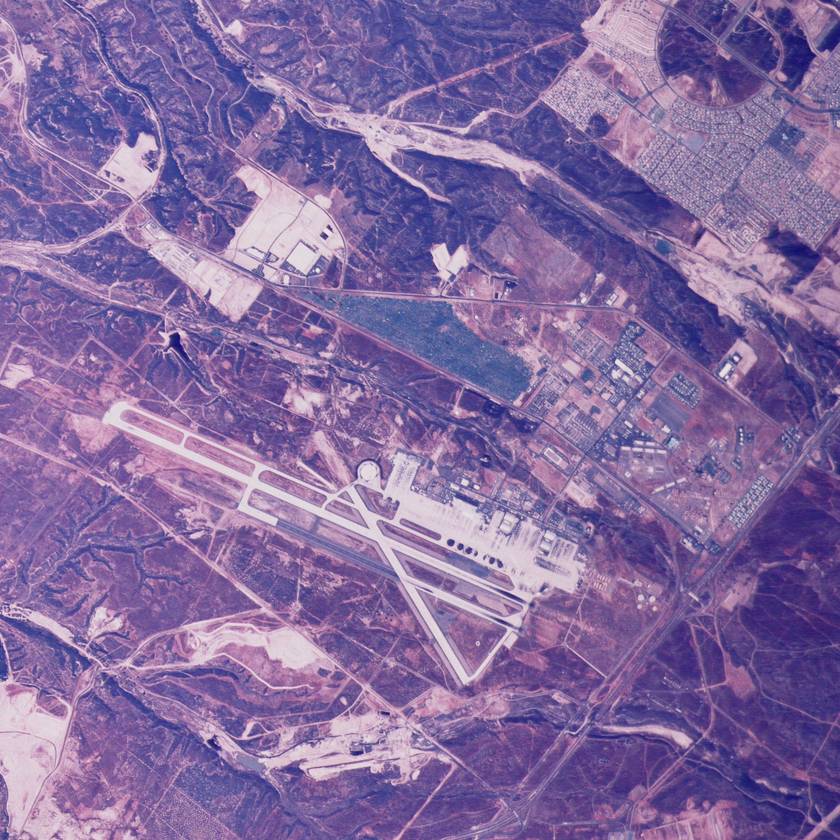
#> input picture data/aerials/2.2.05.tiff, 840 x 840 px, shrunk from 1024 x 1024 before the run
$ python 03_imgprog.py
#> lines starting #> are read from the running program, lines starting #| are printed output that depends on the picture
"""
Subplots with image histograms
"""
import matplotlib
matplotlib.use('Qt5Agg')

from os.path import dirname, realpath, join

import numpy as np
import matplotlib.pyplot as plt
import matplotlib.image as mpimg

img1 = mpimg.imread(join(dirname(dirname(realpath(__file__))), "data", "aerials", "2.2.05.tiff"))
#> img1 is the input picture: shape (840, 840, 3); mean R, G, B 131.9, 107.5, 159.7
r = img1[:, :, 0]
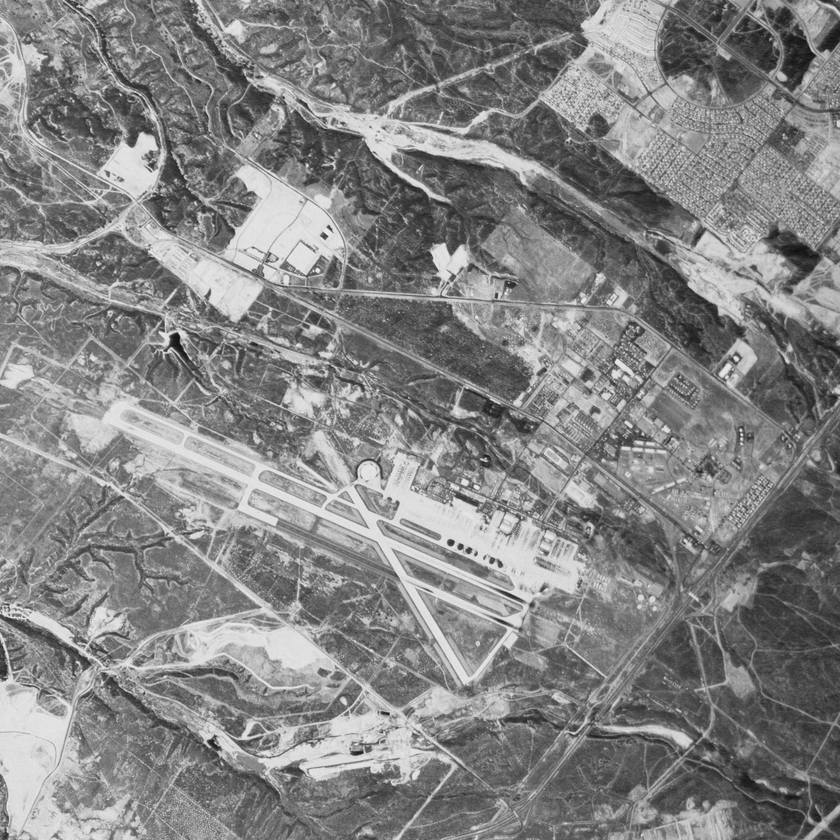
#> r: shape (840, 840); min 12, max 241, mean 131.9
g = img1[:, :, 1]
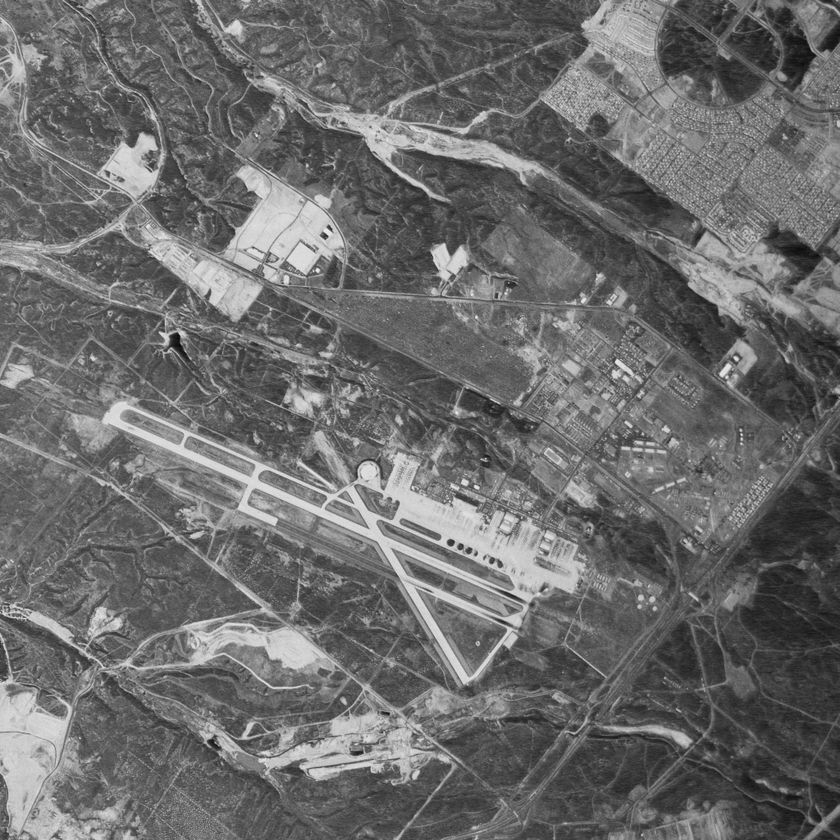
#> g: shape (840, 840); min 10, max 236, mean 107.5
b = img1[:, :, 2]
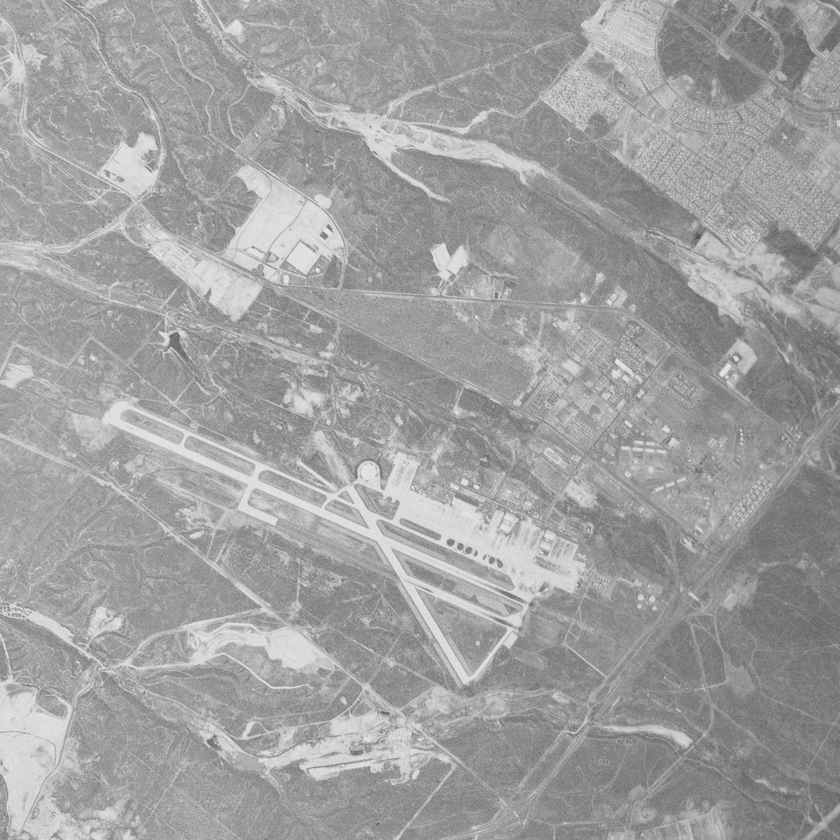
#> b: shape (840, 840); min 71, max 235, mean 159.7

_, axs = plt.subplots(3, 2, constrained_layout=False)
plt.axis("off")
plt.subplots_adjust(hspace=0.5, wspace=0.5)

axs[0, 0].imshow(img1)
axs[0, 0].set_title('image 1')

#
# histograms for channels
#
hist, bins = np.histogram(
    r.ravel(),  # channel is a 2D numpy array, flattened
    bins=256, range=(0, 256))
#> hist = 256 values, max 6211 at index 108, min 0 at index 0, mean 2756.2; bins = 257 values from 0 to 256
axs[0, 1].set_title("RED histogram")
axs[0, 1].bar(bins[:-1], hist)

hist, bins = np.histogram(
    g.ravel(),
    bins=256, range=(0, 256))
#> hist = 256 values, max 9242 at index 86, min 0 at index 0, mean 2756.2
axs[1, 1].set_title("GREEN histogram")
axs[1, 1].bar(bins[:-1], hist)

hist, bins = np.histogram(
    b.ravel(),
    bins=256, range=(0, 256))
#> hist = 256 values, max 14190 at index 153, min 0 at index 0, mean 2756.2
axs[2, 1].set_title("BLUE histogram")
axs[2, 1].bar(bins[:-1], hist)

plt.show()
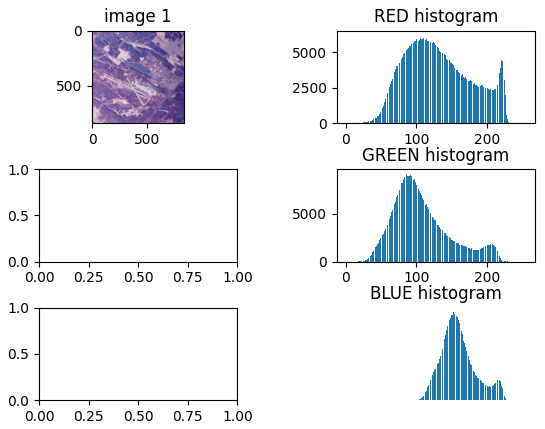
#> figure drawn by matplotlib, 4 panels; panel 2: tallest bar 6211 high, from x = 107.6 to 108.4; panel 3: tallest bar 9242 high, from x = 85.6 to 86.4

$ run again, with data/aerials/2.1.01.tiff copied over data/aerials/2.2.05.tiff
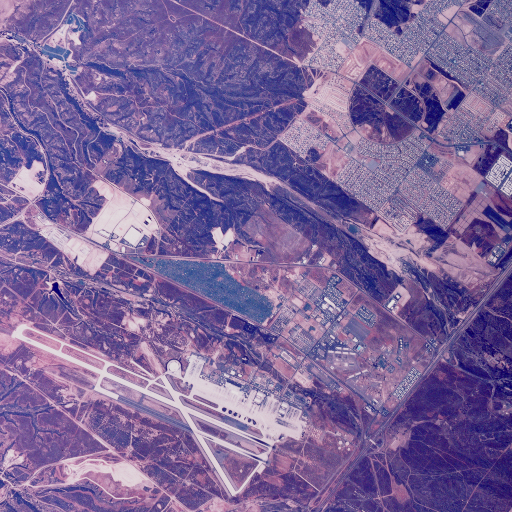
#> input picture data/aerials/2.1.01.tiff, 512 x 512 px
#> img1 is the input picture: shape (512, 512, 3); mean R, G, B 125.8, 102.8, 153.9
#> `b = img1[:, :, 2]`:
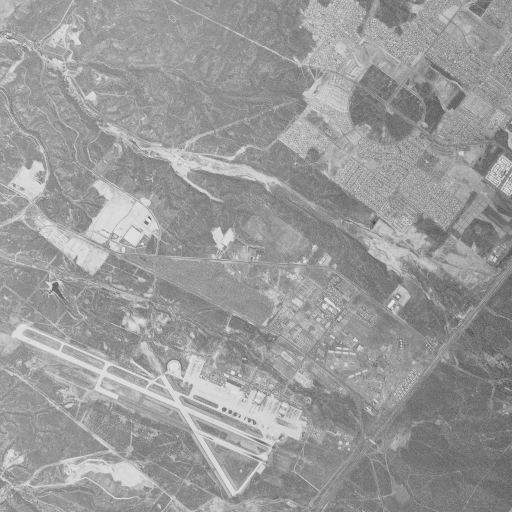
#> b: shape (512, 512); min 59, max 227, mean 153.9
#> `hist, bins = np.histogram( r.ravel(),`: hist = 256 values, max 2347 at index 111, min 0 at index 0, mean 1024; bins = 257 values from 0 to 256
#> `hist, bins = np.histogram( g.ravel(), bins=256, range=(0, 256))`: hist = 256 values, max 3098 at index 87, min 0 at index 229, mean 1024
#> `hist, bins = np.histogram( b.ravel(), bins=256, range=(0, 256))`: hist = 256 values, max 5408 at index 149, min 0 at index 0, mean 1024
#> `plt.show()`:
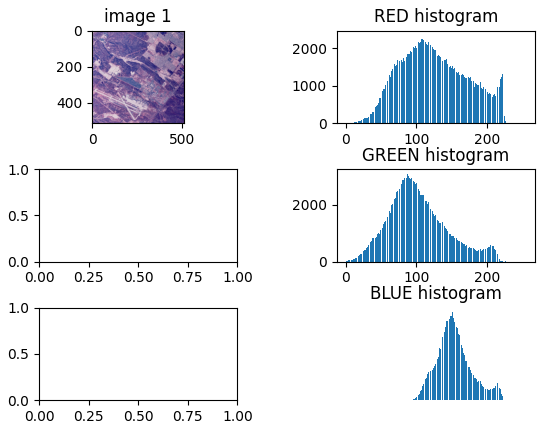
#> figure drawn by matplotlib, 4 panels; panel 2: tallest bar 2347 high, from x = 110.6 to 111.4; panel 3: tallest bar 3098 high, from x = 86.6 to 87.4

$ run again, with data/aerials/2.1.03.tiff copied over data/aerials/2.2.05.tiff
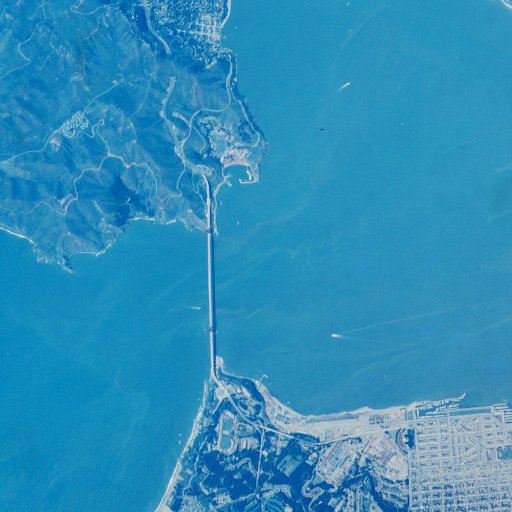
#> input picture data/aerials/2.1.03.tiff, 512 x 512 px
#> img1 is the input picture: shape (512, 512, 3); mean R, G, B 45.2, 142.2, 185.2
#> `b = img1[:, :, 2]`:
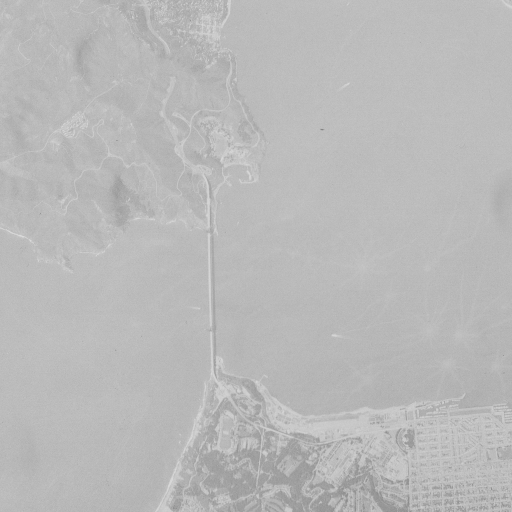
#> b: shape (512, 512); min 132, max 219, mean 185.2
#> `hist, bins = np.histogram( r.ravel(),`: hist = 256 values, max 10167 at index 0, min 0 at index 220, mean 1024; bins = 257 values from 0 to 256
#> `hist, bins = np.histogram( g.ravel(), bins=256, range=(0, 256))`: hist = 256 values, max 12515 at index 145, min 0 at index 0, mean 1024
#> `hist, bins = np.histogram( b.ravel(), bins=256, range=(0, 256))`: hist = 256 values, max 26864 at index 188, min 0 at index 0, mean 1024
#> `plt.show()`:
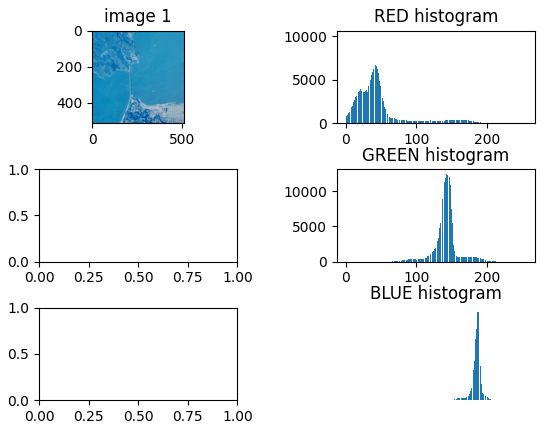
#> figure drawn by matplotlib, 4 panels; panel 2: tallest bar 10167 high, from x = -0.4 to 0.4; panel 3: tallest bar 12515 high, from x = 144.6 to 145.4

$ run again, with data/aerials/2.2.03.tiff copied over data/aerials/2.2.05.tiff
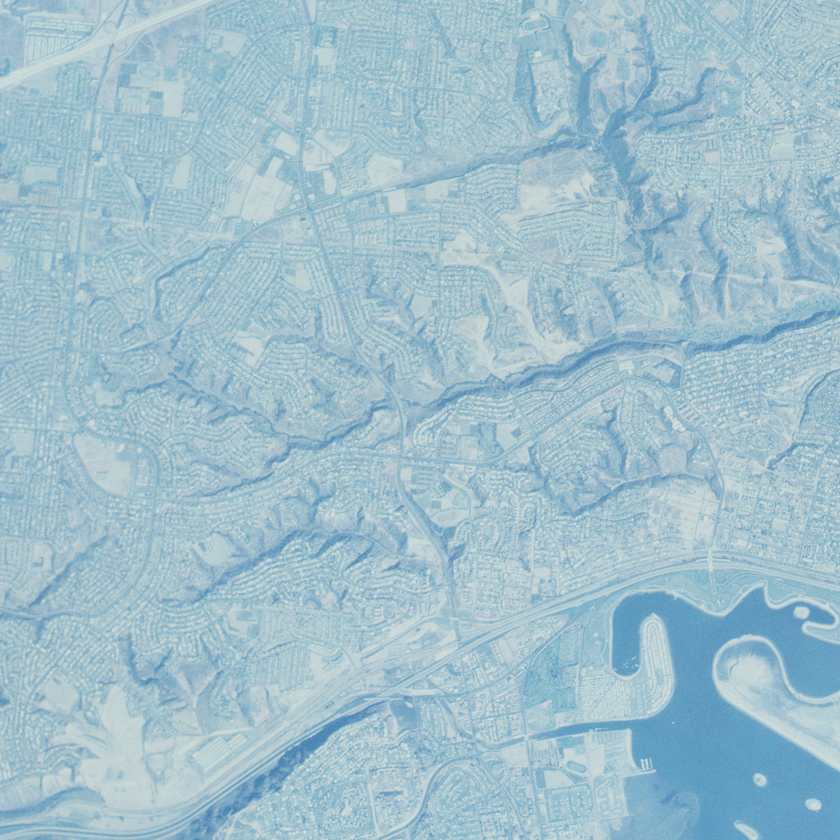
#> input picture data/aerials/2.2.03.tiff, 840 x 840 px, shrunk from 1024 x 1024 before the run
#> img1 is the input picture: shape (840, 840, 3); mean R, G, B 159.9, 191.7, 204.7
#> `b = img1[:, :, 2]`:
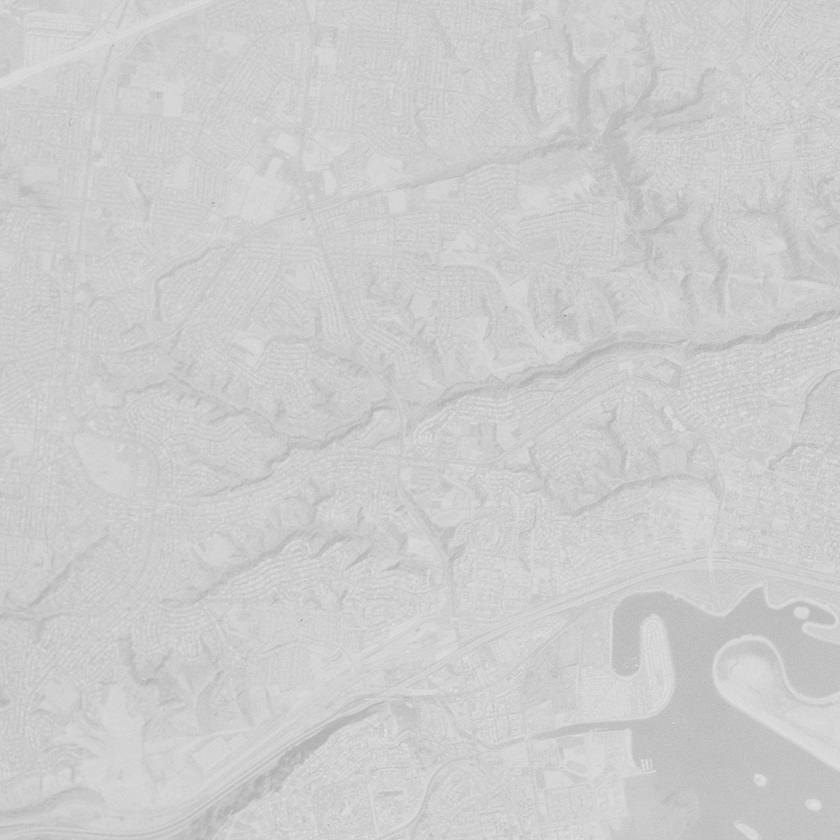
#> b: shape (840, 840); min 141, max 225, mean 204.7
#> `hist, bins = np.histogram( r.ravel(),`: hist = 256 values, max 13418 at index 163, min 0 at index 0, mean 2756.2; bins = 257 values from 0 to 256
#> `hist, bins = np.histogram( g.ravel(), bins=256, range=(0, 256))`: hist = 256 values, max 23769 at index 194, min 0 at index 0, mean 2756.2
#> `hist, bins = np.histogram( b.ravel(), bins=256, range=(0, 256))`: hist = 256 values, max 50875 at index 206, min 0 at index 0, mean 2756.2
#> `plt.show()`:
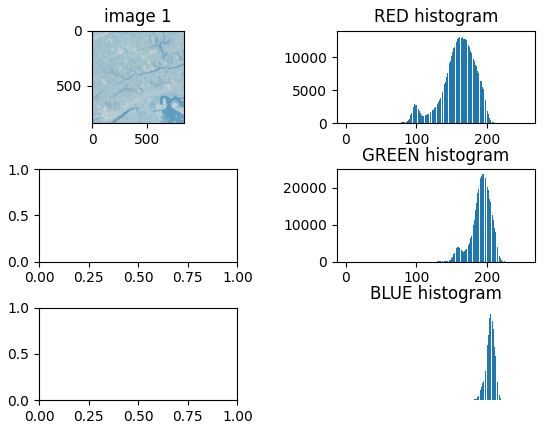
#> figure drawn by matplotlib, 4 panels; panel 2: tallest bar 13418 high, from x = 162.6 to 163.4; panel 3: tallest bar 23769 high, from x = 193.6 to 194.4
